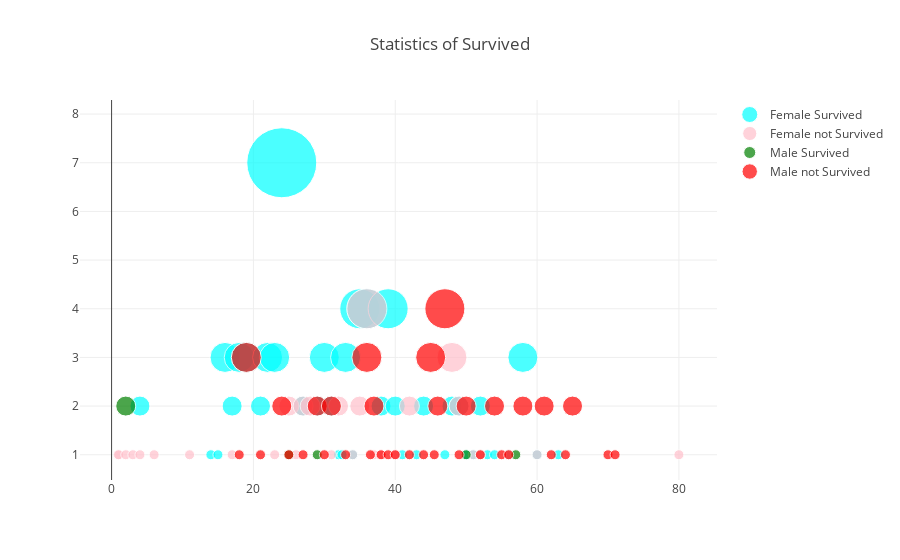

Write notebook code for a chart like this one.
### Code cell
trace0 = go.Scatter(
    x=surv.index,
    y=surv['Survived'],
    name ='Female Survived',
    mode = 'markers',
    marker = dict(
        size = 10*surv['Survived'],
        color = 'aqua'
    )
)

trace1 = go.Scatter(
    x=surv_1.index,
    y=surv_1['Survived'],
    name='Female not Survived',
    mode = 'markers',
    marker = dict(
        size = 10*surv_1['Survived'],
        color = 'pink'
    )
)

trace2 = go.Scatter(
    x=surv_2.index,
    y=surv_2['Survived'],
    name='Male Survived',
    mode = 'markers',
    marker = dict(
        size = 10*surv_2['Survived'],
        color = 'green'
    )
)

trace3 = go.Scatter(
    x=surv_3.index,
    y=surv_3['Survived'],
    name='Male not Survived',
    mode = 'markers+dots',
    marker = dict(
        size = 10*surv_3['Survived'],
        color = 'red'
    )
)


data = [trace0, trace1, trace2, trace3]
layout = {'title': 'Statistics of Survived'}

fig = go.Figure(data=data, layout=layout)

iplot(fig) #, show_link=False)

### Figure 1 — Plotly figure (JSON) as saved in the notebook; plotly's stock layout.template omitted (floating-point values rounded to 4 significant figures)
{"data": [{"marker": {"color": "aqua", "size": [20, 10, 10, 30, 20, 30, 30, 20, 30, 30, 70, 20, 20, 30, 20, 10, 10, 30, 10, 40, 40, 20, 40, 20, 10, 10, 20, 10, 20, 20, 10, 10, 20, 10, 10, 10, 30, 10, 10]}, "mode": "markers", "name": "Female Survived", "type": "scatter", "x": [4, 14, 15, 16, 17, 18, 19, 21, 22, 23, 24, 27, 29, 30, 31, 32, 32.5, 33, 34, 35, 36, 38, 39, 40, 41, 43, 44, 47, 48, 49, 50, 51, 52, 53, 54, 56, 58, 60, 63], "y": [2, 1, 1, 3, 2, 3, 3, 2, 3, 3, 7, 2, 2, 3, 2, 1, 1, 3, 1, 4, 4, 2, 4, 2, 1, 1, 2, 1, 2, 2, 1, 1, 2, 1, 1, 1, 3, 1, 1]}, {"marker": {"color": "pink", "size": [10, 10, 10, 10, 10, 10, 10, 10, 10, 20, 10, 20, 20, 10, 20, 10, 20, 40, 10, 10, 10, 20, 30, 20, 10, 10, 10, 10, 10]}, "mode": "markers", "name": "Female not Survived", "type": "scatter", "x": [0.92, 1, 2, 3, 4, 6, 11, 17, 23, 25, 26, 27, 28, 31, 32, 34, 35, 36, 37, 38, 40, 42, 48, 49, 51, 52, 56, 60, 80], "y": [1, 1, 1, 1, 1, 1, 1, 1, 1, 2, 1, 2, 2, 1, 2, 1, 2, 4, 1, 1, 1, 2, 3, 2, 1, 1, 1, 1, 1]}, {"marker": {"color": "green", "size": [20, 10, 10, 10, 10]}, "mode": "markers", "name": "Male Survived", "type": "scatter", "x": [2, 25, 29, 50, 57], "y": [2, 1, 1, 1, 1]}, {"marker": {"color": "red", "size": [10, 30, 10, 20, 10, 10, 20, 10, 20, 10, 30, 10, 20, 10, 10, 10, 10, 10, 30, 10, 20, 40, 10, 20, 10, 20, 10, 10, 20, 20, 10, 10, 20, 10, 10]}, "mode": "markers+dots", "name": "Male not Survived", "type": "scatter", "x": [18, 19, 21, 24, 25, 27, 29, 30, 31, 33, 36, 36.5, 37, 38, 39, 40, 42, 44, 45, 45.5, 46, 47, 49, 50, 52, 54, 55, 56, 58, 61, 62, 64, 65, 70, 71], "y": [1, 3, 1, 2, 1, 1, 2, 1, 2, 1, 3, 1, 2, 1, 1, 1, 1, 1, 3, 1, 2, 4, 1, 2, 1, 2, 1, 1, 2, 2, 1, 1, 2, 1, 1]}], "layout": {"title": "Statistics of Survived"}}
